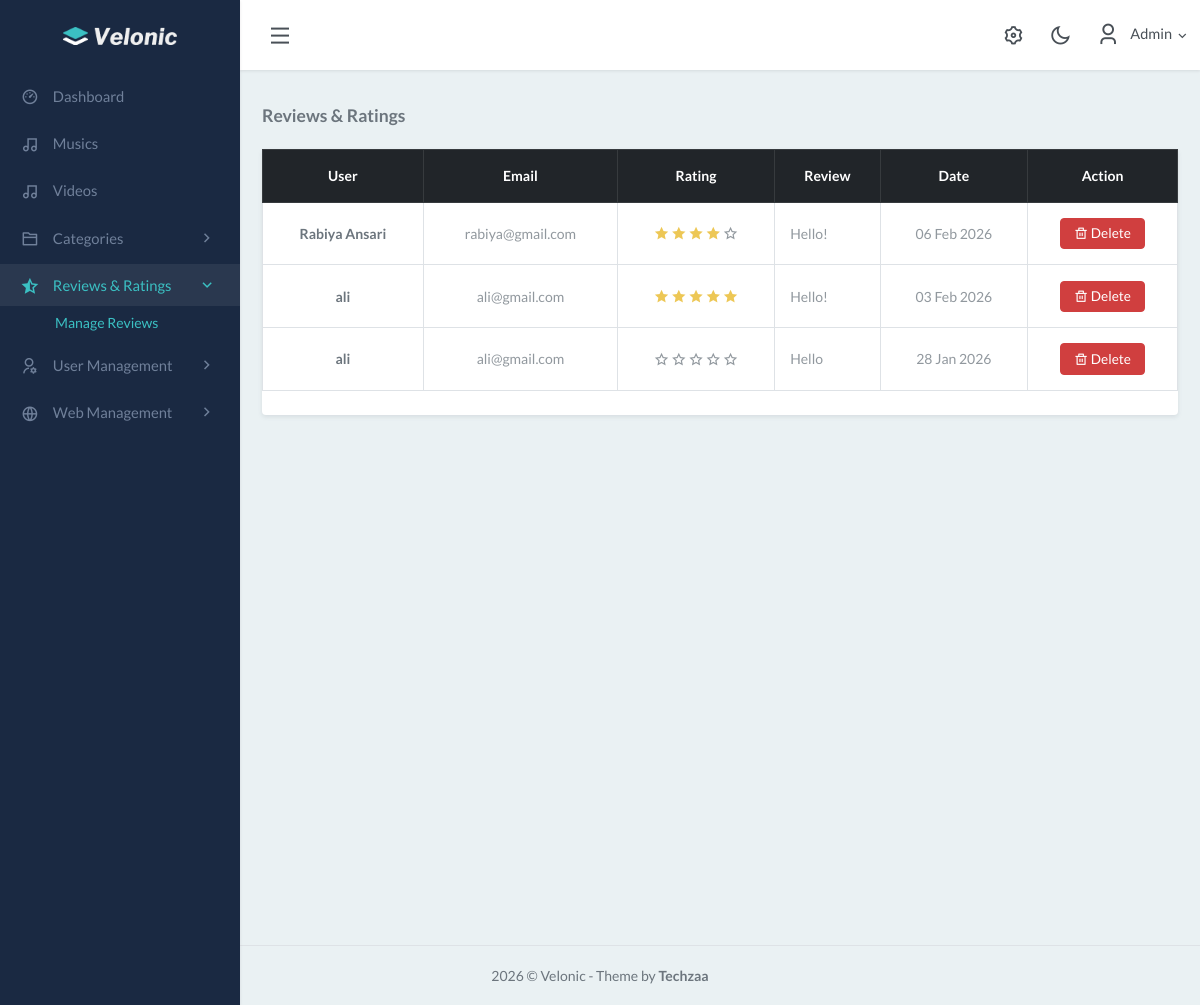
/admin/reviews.php (signed in), run on an earlier commit of the app's database.
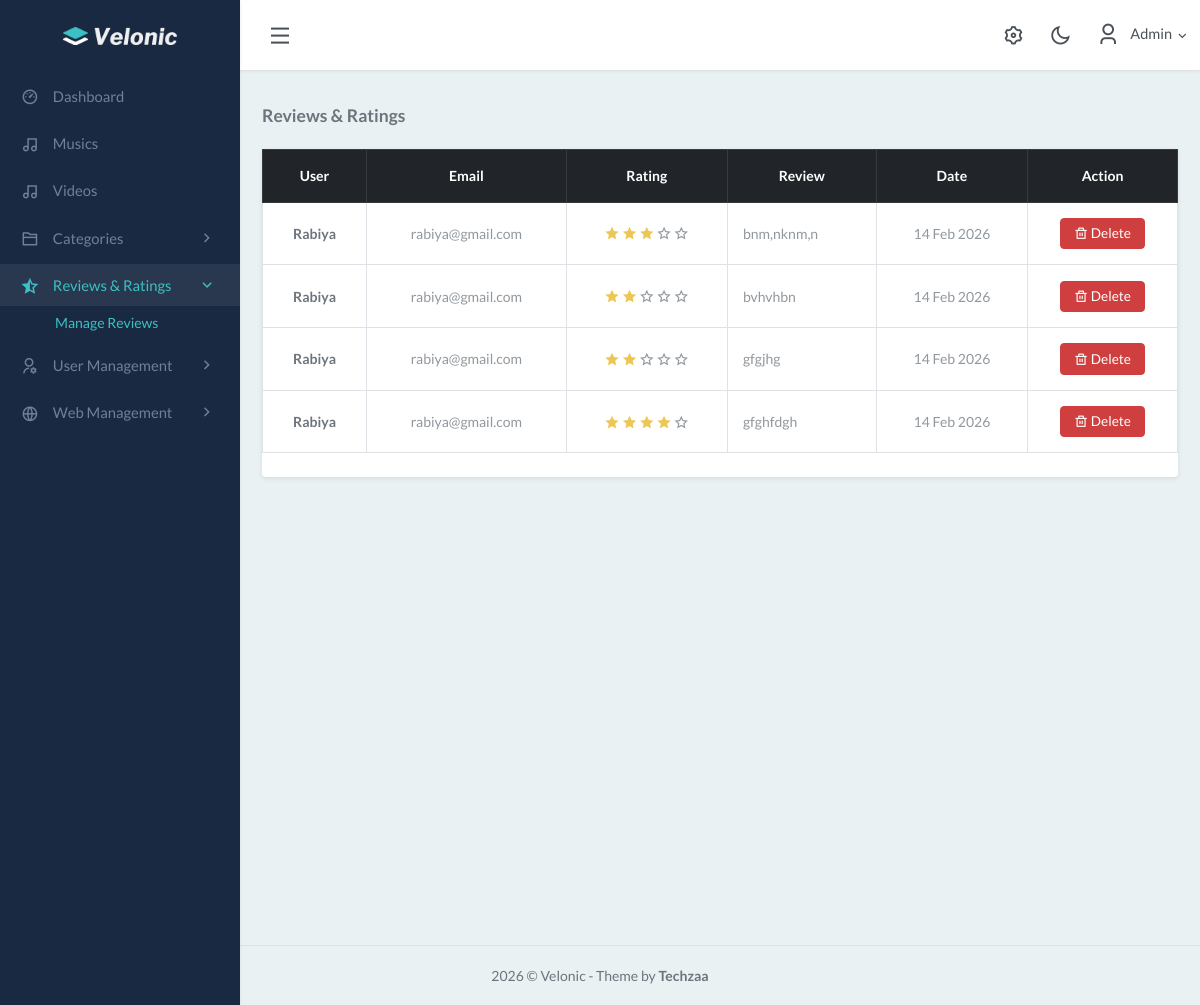
And on a later commit of the database.
### tables this page shows
CREATE TABLE `reviews` (
  `id` int(11) NOT NULL,
  `user_id` int(11) DEFAULT NULL,
  `item_type` varchar(20) NOT NULL,
  `item_id` int(11) NOT NULL,
  `review` text DEFAULT NULL,
  `created_at` timestamp NOT NULL DEFAULT current_timestamp(),
  `rating` int(11) NOT NULL
);

CREATE TABLE `users` (
  `id` int(11) NOT NULL,
  `name` varchar(100) DEFAULT NULL,
  `email` varchar(100) DEFAULT NULL,
  `password` varchar(255) DEFAULT NULL,
  `role` enum('admin','user') DEFAULT 'user',
  `status` tinyint(1) DEFAULT 0
);

### admin/reviews.php (the view, shortened to what this page needs)
<?php
include '../config/db_connection.php';
$reviews = mysqli_query($con, "
    SELECT reviews.*, users.name, users.email
    FROM reviews
    JOIN users ON reviews.user_id = users.id
    ORDER BY reviews.id DESC
");
?>
<?php include './base/header.php'; ?>
<div class="content-page">
    <div class="content">
        <div class="container-fluid mt-4">
            <div class="d-flex justify-content-between align-items-center mb-3">
                <h4 class="mb-0">Reviews & Ratings</h4>
            </div>
            <div class="card shadow-sm border-0">
                <div class="card-body p-0">
                    <div class="table-responsive">
                    <table class="table table-hover justify-content-center align-middle text-center table-bordered">
                            <thead class="table-dark">
                                <tr>
                                    <th>User</th>
                                    <th class="d-none d-sm-table-cell">Email</th>
                                    <th>Rating</th>
                                    <th>Review</th>
                                    <th class="d-none d-md-table-cell">Date</th>
                                    <th width="150">Action</th>
                                </tr>
                            </thead>
                            <tbody>
                                <?php if (mysqli_num_rows($reviews) > 0): ?>
                                    <?php while ($row = mysqli_fetch_assoc($reviews)): ?>
                                        <tr>
                                            <td class="fw-semibold">
                                                <?= htmlspecialchars($row['name']); ?>
                                            </td>
                                            <td class="d-none d-sm-table-cell text-muted">
                                                <?= htmlspecialchars($row['email']); ?>
                                            </td>
                                            <td>
                                                <?php for ($i = 1; $i <= 5; $i++): ?>
                                                    <i
                                                        class="<?= $i <= $row['rating'] ? 'ri-star-fill text-warning' : 'ri-star-line text-muted' ?>"></i>
                                                <?php endfor; ?>
                                            </td>
                                            <td class="text-muted text-start">
                                                <div class="mx-auto" style="max-width:300px;">
                                                    <?= htmlspecialchars($row['review']); ?>
                                                </div>
                                            </td>
                                            <td class="d-none d-md-table-cell text-muted">
                                                <?= date('d M Y', strtotime($row['created_at'])); ?>
                                            </td>
                                            <td>
                                                <a href="delete_review.php?id=<?= $row['id']; ?>" class="btn btn-danger btn-sm"
                                                    onclick="return confirm('Delete this review?')">
                                                    <i class="ri-delete-bin-line"></i> Delete
                                                </a>
                                            </td>
                                        </tr>
                                    <?php endwhile; ?>
                                <?php endif; ?>
                            </tbody>
                        </table>
                    </div>
                </div>
            </div>
        </div>
    </div>
</div>
<?php include './base/footer.php'; ?>

What changed in the data, as far as the page shows it:
removed reviews: user.name "Rabiya Ansari", user.email "rabiya@gmail.com", rating 4 (drawn), review "Hello!", created_at "06 Feb 2026"
removed reviews: user.name "ali", user.email "ali@gmail.com", rating 5 (drawn), review "Hello!", created_at "03 Feb 2026"
removed reviews: user.name "ali", user.email "ali@gmail.com", rating 0 (drawn), review "Hello", created_at "28 Jan 2026"
added reviews: user.name "Rabiya", user.email "rabiya@gmail.com", rating 3 (drawn), review "bnm,nknm,n", created_at "14 Feb 2026"
added reviews: user.name "Rabiya", user.email "rabiya@gmail.com", rating 2 (drawn), review "bvhvhbn", created_at "14 Feb 2026"
added reviews: user.name "Rabiya", user.email "rabiya@gmail.com", rating 2 (drawn), review "gfgjhg", created_at "14 Feb 2026"
added reviews: user.name "Rabiya", user.email "rabiya@gmail.com", rating 4 (drawn), review "gfghfdgh", created_at "14 Feb 2026"
